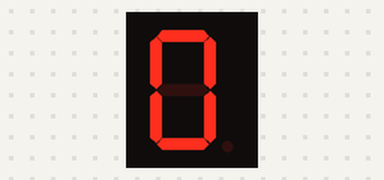
The sketch below on a simulated Arduino Uno, built with avr-gcc and run on an emulated ATmega328P. Parts: 1-digit seven-segment display. Wiring (inferred from the names in the program): 1-digit 7-segment display, segments lit when HIGH: segments pin 2, pin 3, pin 4, pin 6, pin 7, pin 8, pin 9, pin 5. The segment pins are drawn as the display they are named for.

Above: at 0.1 s.
At 1.1 s:
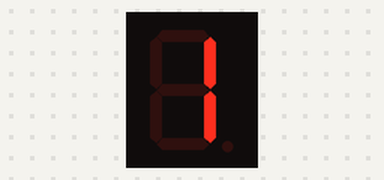
At 2.1 s:
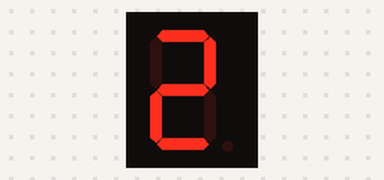
At 4.1 s:
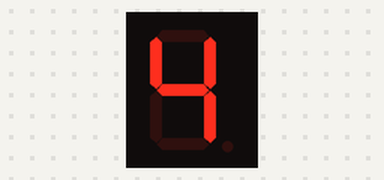
At 6.1 s:
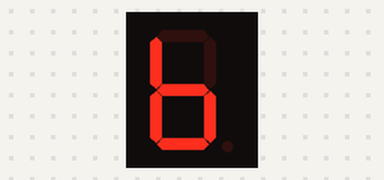
At 9.1 s:
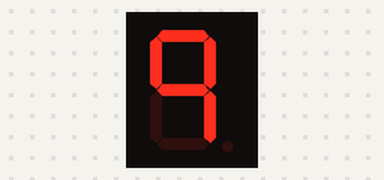

Measured:
- by itself, everything shown: repeats every 10.0 s, in 10 steps
- what the display in image 1 shows lasts 1.0 s, from 1.0 s to 2.0 s

The sketch:

7-segment_LED_display_2.ino
```cpp
const int segmentPins[8] = {2,3,4,6,7,8,9,5}; //A,B,C,D,E,F,G,dp
const byte numeral[10][8] = {
  {1,1,1,1,1,1,0,0}, // 0
  {0,1,1,0,0,0,0,0}, // 1
  {1,1,0,1,1,0,1,0}, // 2
  {1,1,1,1,0,0,1,0}, // 3
  {0,1,1,0,0,1,1,0}, // 4
  {1,0,1,1,0,1,1,0}, // 5
  {0,0,1,1,1,1,1,0}, // 6
  {1,1,1,0,0,0,0,0}, // 7
  {1,1,1,1,1,1,1,0}, // 8
  {1,1,1,0,0,1,1,0}  // 9
};
 //A,B,C,D,E,F,G,dp

void setup(){
  for(int i = 0; i<8 ; i++){
    pinMode(segmentPins[i], OUTPUT);
  }
}

void loop(){
  for(int number = 0; number<10; number++){
    for(int segment = 0; segment < 8; segment++){
      int isBitSet = numeral[number][segment]; // for common Cathode
      //int isBitSet = !numeral[number][segment]; // for common Anode
      digitalWrite(segmentPins[segment], isBitSet);
    }
    delay(1000);
  }
}
```
